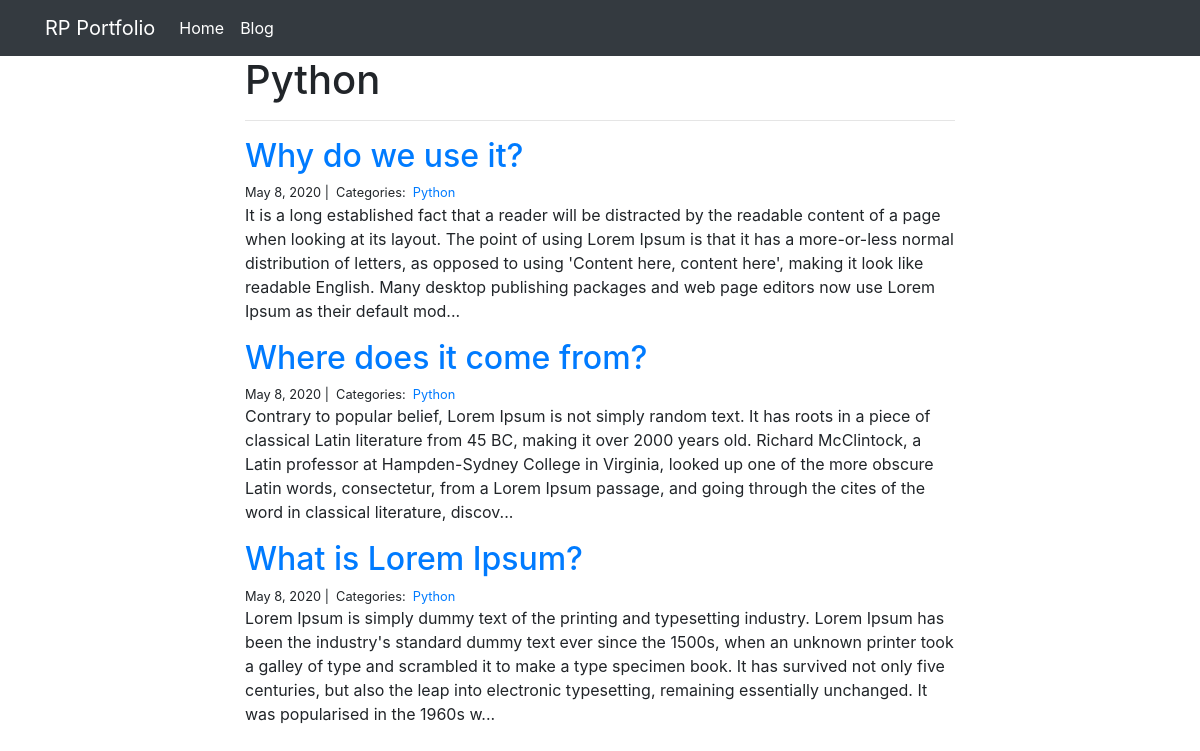
The page /blog/Python/ on the database its author committed.
### blog/models.py (models this page shows)
class Category(models.Model):
    name = models.CharField(max_length=20)

class Post(models.Model):
    title = models.CharField(max_length=255)
    body = models.TextField()
    created_on = models.DateTimeField(auto_now_add=True)
    last_modified = models.DateTimeField(auto_now=True)
    categories = models.ManyToManyField('Category', related_name='posts')

### blog/views.py (the view)
# urls.py: path("<category>/", views.blog_category, name="blog_category"),
def blog_category(request, category):
    posts = Post.objects.filter(
        categories__name__contains=category
    ).order_by(
        '-created_on'
    )
    context = {
        "category": category,
        "posts": posts
    }
    return render(request, "blog_category.html", context)

### blog/templates/blog_category.html
{% extends "base.html" %}
{% block page_content %}
<div class="col-md-8 offset-md-2">
    <h1>{{ category | title }}</h1>
    <hr>
    {% for post in posts %}
        <h2><a href="{% url 'blog_detail' post.pk%}">{{ post.title }}</a></h2>
        <small>
            {{ post.created_on.date }} |&nbsp;
            Categories:&nbsp;
            {% for category in post.categories.all %}
            <a href="{% url 'blog_category' category.name %}">
                {{ category.name }}
            </a>&nbsp;
            {% endfor %}
        </small>
        <p>{{ post.body | slice:":400" }}...</p>
    {% endfor %}
</div>
{% endblock %}

### personal_portfolio/templates/base.html (shortened to what this page needs)
<link rel="stylesheet" href="https://stackpath.bootstrapcdn.com/bootstrap/4.1.3/css/bootstrap.min.css">
<nav class="navbar navbar-expand-lg navbar-dark bg-dark">
    <div class="container">
        <a class="navbar-brand" href="{% url 'project_index' %}">RP Portfolio</a>
        <div class="collapse navbar-collapse" id="navbarSupportedContent">
          <ul class="navbar-nav mr-auto">
            <li class="nav-item active">
              <a class="nav-link" href="{% url 'project_index' %}">Home</a>
            </li>
            <li class="nav-item active">
              <a class="nav-link" href="{% url 'blog_index' %}">Blog</a>
            </li>
          </ul>
        </div>
    </div>
</nav>
<div class="container">
    {% block page_content %}
    {% endblock %}
</div>

### rows shown on the page
Category: name "Python"
Post: title "Why do we use it?", created_on "May 8, 2020", body "It is a long established fact that a reader will be distracted by the readable content of a page when looking at its layout. The point of using Lorem Ipsum is that it has a more-or-less normal distribution of letters, as opposed to using 'Content here, content here', making it look like readable English. Many desktop publishing packages and web page editors now use Lorem Ipsum as their default mod"
Post: title "Where does it come from?", created_on "May 8, 2020", body "Contrary to popular belief, Lorem Ipsum is not simply random text. It has roots in a piece of classical Latin literature from 45 BC, making it over 2000 years old. Richard McClintock, a Latin professor at Hampden-Sydney College in Virginia, looked up one of the more obscure Latin words, consectetur, from a Lorem Ipsum passage, and going through the cites of the word in classical literature, discov"
Post: title "What is Lorem Ipsum?", created_on "May 8, 2020", body "Lorem Ipsum is simply dummy text of the printing and typesetting industry. Lorem Ipsum has been the industry's standard dummy text ever since the 1500s, when an unknown printer took a galley of type and scrambled it to make a type specimen book. It has survived not only five centuries, but also the leap into electronic typesetting, remaining essentially unchanged. It was popularised in the 1960s w"
